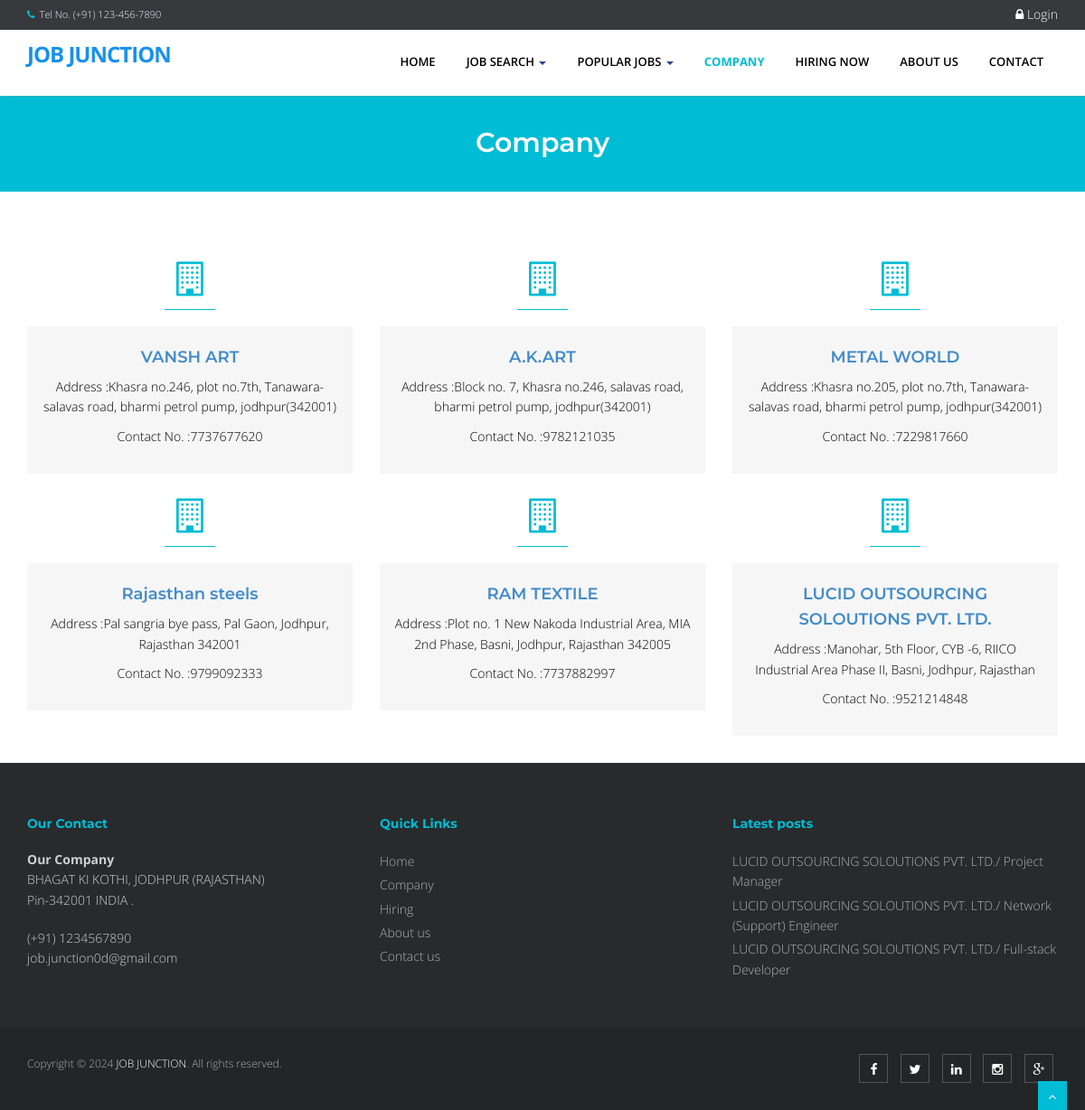
Page /index.php?q=company on the committed database.
### tables this page shows
CREATE TABLE `tblcompany` (
  `COMPANYID` int(11) NOT NULL,
  `COMPANYNAME` varchar(90) NOT NULL,
  `COMPANYADDRESS` varchar(90) NOT NULL,
  `COMPANYCONTACTNO` varchar(30) NOT NULL,
  `COMPANYSTATUS` varchar(90) NOT NULL,
  `COMPANYMISSION` text NOT NULL
);

CREATE TABLE `tbljob` (
  `JOBID` int(11) NOT NULL,
  `COMPANYID` int(11) NOT NULL,
  `CATEGORY` varchar(250) NOT NULL,
  `OCCUPATIONTITLE` varchar(90) NOT NULL,
  `REQ_NO_EMPLOYEES` int(11) NOT NULL,
  `SALARIES` double NOT NULL,
  `DURATION_EMPLOYEMENT` varchar(90) NOT NULL,
  `QUALIFICATION_WORKEXPERIENCE` text NOT NULL,
  `JOBDESCRIPTION` text NOT NULL,
  `PREFEREDSEX` varchar(30) NOT NULL,
  `SECTOR_VACANCY` text NOT NULL,
  `JOBSTATUS` varchar(90) NOT NULL,
  `DATEPOSTED` datetime NOT NULL
);

### index.php (called while the page is built, shortened)
<?php
require_once("include/initialize.php");
$view = (isset($_GET['q']) && $_GET['q'] != '') ? $_GET['q'] : '';
switch ($view) {
	case 'company' :
        $title="Company";
		break;
}
require_once("theme/templates.php");
?>

### include/database.php (called while the page is built, shortened)
<?php
class Database {
	var $sql_string = '';
	private $conn;
	public function open_connection() {
		$this->conn = mysqli_connect(server,user,pass);
		if(!$this->conn){
			echo "Problem in database connection! Contact administrator!";
			exit();
		}else{
			$db_select = mysqli_select_db($this->conn,database_name);
		}
	}
	function setQuery($sql='') {
		$this->sql_string=$sql;
	}
	function executeQuery() {
		$result = mysqli_query($this->conn,$this->sql_string);
		return $result;
	}
	private function confirm_query($result) {
		return $result;
	}
	function loadResultList( $key='' ) {
		$cur = $this->executeQuery();
		$array = array();
		while ($row = mysqli_fetch_object($cur)) {
			if ($key) {
				$array[$row->$key] = $row;
			} else {
				$array[] = $row;
			}
		}
		return $array;
	}
}
$mydb = new Database();
?>

### company.php (the view)
<section id="content">
    <div class="container content">
    <div class="row">
        <?php
              $sql = "SELECT * FROM `tblcompany`";
              $mydb->setQuery($sql);
              $comp = $mydb->loadResultList();
              foreach ($comp as $company ) {
        ?>
                <div class="col-sm-4 info-blocks">
                    <i class="icon-info-blocks fa fa-building-o"></i>
                    <div class="info-blocks-in">
                        <h3><?php echo '<a href="'.web_root.'index.php?q=hiring&search='.$company->COMPANYNAME.'">'.$company->COMPANYNAME.'</a>';?></h3>
                        <p>Address :<?php echo $company->COMPANYADDRESS;?></p>
                        <p>Contact No. :<?php echo $company->COMPANYCONTACTNO;?></p>
                    </div>
                </div>
        <?php } ?>
     </div>
    </div>
</section>

### theme/templates.php (shortened to what this page needs)
<!DOCTYPE html>
<html lang="en">
<head>
    <link href="<?php echo web_root; ?>plugins/home-plugins/css/bootstrap.min.css" rel="stylesheet" />
    <link href="<?php echo web_root; ?>plugins/home-plugins/css/fancybox/jquery.fancybox.css" rel="stylesheet">
    <link href="<?php echo web_root; ?>plugins/home-plugins/css/flexslider.css" rel="stylesheet" />
    <link href="<?php echo web_root; ?>plugins/home-plugins/css/style.css" rel="stylesheet" />
    <link rel="stylesheet" href="<?php echo web_root;?>plugins/font-awesome/css/font-awesome.min.css">
    <link rel="stylesheet" href="<?php echo web_root;?>plugins/dataTables/jquery.dataTables.min.css">
    <link rel="stylesheet" href="<?php echo web_root;?>plugins/dataTables/jquery.dataTables_themeroller.css">
    <link href="<?php echo web_root; ?>plugins/datepicker/bootstrap-datetimepicker.min.css" rel="stylesheet"
        media="screen">
    <link href="<?php echo web_root; ?>plugins/datepicker/datepicker3.css" rel="stylesheet" media="screen">
</head>
<body>
    <div id="wrapper" class="home-page">
        <header>
            <div class="topbar navbar-fixed-top">
                <div class="container">
                    <div class="row">
                        <div class="col-md-12">
                            <p class="pull-left hidden-xs"><i class="fa fa-phone"></i>Tel No. (+91) 123-456-7890</p>
                            <?php if (isset($_SESSION['APPLICANTID'])) {
                   $sql = "SELECT count(*) as 'COUNTNOTIF' FROM `tbljob` ORDER BY `DATEPOSTED` DESC";
                   $mydb->setQuery($sql);
                   $showNotif = $mydb->loadSingleResult();
                   $notif =isset($showNotif->COUNTNOTIF) ? $showNotif->COUNTNOTIF : 0;
                   $applicant = new Applicants();
                   $appl  = $applicant->single_applicant($_SESSION['APPLICANTID']);
                   $sql ="SELECT count(*) as 'COUNT' FROM `tbljobregistration` WHERE `PENDINGAPPLICATION`=0 AND `HVIEW`=0 AND `APPLICANTID`='{$appl->APPLICANTID}'";
                   $mydb->setQuery($sql);
                   $showMsg = $mydb->loadSingleResult();
                   $msg =isset($showMsg->COUNT) ? $showMsg->COUNT : 0;
                   echo ' <p class="pull-right login"><a title="View Notification(s)" href="'.web_root.'applicant/index.php?view=notification"> <i class="fa fa-bell-o"></i> <span class="label label-success">'.$notif.'</span></a> | <a title="View Message(s)" href="'.web_root.'applicant/index.php?view=message"> <i class="fa fa-envelope-o"></i> <span class="label label-success">'.$msg.'</span></a> | <a title="View Profile" href="'.web_root.'applicant/"> <i class="fa fa-user"></i> Howdy, '. $appl->FNAME. ' '.$appl->LNAME .' </a> | <a href="'.web_root.'logout.php">  <i class="fa fa-sign-out"> </i>Logout</a> </p>';
                   }else{ ?>
                            <p class="pull-right login"><a data-target="#myModal" data-toggle="modal" href=""> <i
                                        class="fa fa-lock"></i> Login </a></p>
                            <?php } ?>
                        </div>
                    </div>
                </div>
            </div>
            <div style="min-height: 30px;"></div>
            <div class="navbar navbar-default navbar-static-top">
                <div class="container">
                    <div class="navbar-header">
                        <a class="navbar-brand" href="<?php echo web_root; ?>index.php">JOB JUNCTION
                        </a>
                    </div>
                    <div class="navbar-collapse collapse ">
                        <ul class="nav navbar-nav">
                            <li class="<?php echo !isset($_GET['q'])? 'active' :''?>"><a
                                    href="<?php echo web_root; ?>index.php">Home</a></li>
                            <li class="dropdown">
                                <a href="#" data-toggle="dropdown" class="dropdown-toggle">Job Search <b
                                        class="caret"></b></a>
                            </li>
                            <li
                                class="dropdown <?php  if(isset($_GET['q'])) { if($_GET['q']=='category'){ echo 'active'; }else{ echo ''; }}  ?>">
                                <a href="#" data-toggle="dropdown" class="dropdown-toggle">Popular Jobs <b
                                        class="caret"></b></a>
                                    <?php
                           $sql = "SELECT * FROM `tblcategory` LIMIT 10";
                           $mydb->setQuery($sql);
                           ?>
                            </li>
                            <li
                                class="<?php  if(isset($_GET['q'])) { if($_GET['q']=='company'){ echo 'active'; }else{ echo ''; }}  ?>">
                                <a href="<?php echo web_root; ?>index.php?q=company">Company</a>
                            </li>
                            <li
                                class="<?php  if(isset($_GET['q'])) { if($_GET['q']=='hiring'){ echo 'active'; }else{ echo ''; }} ?>">
                                <a href="<?php echo web_root; ?>index.php?q=hiring">Hiring Now</a>
                            </li>
                            <li
                                class="<?php  if(isset($_GET['q'])) { if($_GET['q']=='About'){ echo 'active'; }else{ echo ''; }}  ?>">
                                <a href="<?php echo web_root; ?>index.php?q=About">About Us</a>
                            </li>
                            <li
                                class="<?php  if(isset($_GET['q'])) { if($_GET['q']=='Contact'){ echo 'active'; }else{ echo ''; }}  ?>">
                                <a href="<?php echo web_root; ?>index.php?q=Contact">Contact</a>
                            </li>
                        </ul>
                    </div>
                </div>
            </div>
        </header>
        <?php
     if (isset($_GET['q'])) {
       echo '<section id="inner-headline">
           <div class="container">
               <div class="row">
                   <div class="col-lg-12">
                       <h2 class="pageTitle">'.$title.'</h2>
                   </div>
               </div>
           </div>
           </section>';
     }
      require_once $content;
       ?>
        <footer>
            <div class="container">
                <div class="row">
                    <div class="col-md-4 col-sm-4">
                        <div class="widget">
                            <h5 class="widgetheading">Our Contact</h5>
                            <address>
                                <strong>Our Company</strong><br>
                                BHAGAT KI KOTHI, JODHPUR (RAJASTHAN)<br>
                                Pin-342001 INDIA .
                            </address>
                            <p>
                                <i class="icon-phone"></i> (+91) 1234567890 <br>
                                <i class="icon-envelope-alt"></i> job.junction0d@gmail.com
                            </p>
                        </div>
                    </div>
                    <div class="col-md-4 col-sm-4">
                        <div class="widget">
                            <h5 class="widgetheading">Quick Links</h5>
                            <ul class="link-list">
                                <li><a href="<?php echo web_root; ?>index.php">Home</a></li>
                                <li><a href="<?php echo web_root; ?>index.php?q=company">Company</a></li>
                                <li><a href="<?php echo web_root; ?>index.php?q=hiring">Hiring</a></li>
                                <li><a href="<?php echo web_root; ?>index.php?q=About">About us</a></li>
                                <li><a href="<?php echo web_root; ?>index.php?q=Contact">Contact us</a></li>
                            </ul>
                        </div>
                    </div>
                    <div class="col-md-4 col-sm-4">
                        <div class="widget">
                            <h5 class="widgetheading">Latest posts</h5>
                            <ul class="link-list">
                                <?php
                 $sql = "SELECT * FROM `tblcompany` c,`tbljob` j WHERE c.`COMPANYID`=j.`COMPANYID`   ORDER BY DATEPOSTED DESC LIMIT 3" ;
                 $mydb->setQuery($sql);
                 $cur = $mydb->loadResultList();
                 foreach ($cur as $result) {
                   echo ' <li><a href="'.web_root.'index.php?q=viewjob&search='.$result->JOBID.'">'.$result->COMPANYNAME . '/ '. $result->OCCUPATIONTITLE .'</a></li>';
                 }
             ?>
                            </ul>
                        </div>
                    </div>
                </div>
            </div>
            <div id="sub-footer">
                <div class="container">
                    <div class="row">
                        <div class="col-lg-6">
                            <div class="copyright">
                                <p>
                                    <span> Copyright &copy; 2024 <a href="#">JOB JUNCTION</a>.</strong> All rights
           reserved.
                                </p>
                            </div>
                        </div>
                        <div class="col-lg-6">
                            <ul class="social-network">
                                <li><a href="#" data-placement="top" title="Facebook"><i
                                            class="fa fa-facebook"></i></a></li>
                                <li><a href="#" data-placement="top" title="Twitter"><i class="fa fa-twitter"></i></a>
                                </li>
                                <li><a href="#" data-placement="top" title="Linkedin"><i
                                            class="fa fa-linkedin"></i></a></li>
                                <li><a href="#" data-placement="top" title="Instagram"><i
                                            class="fa fa-instagram"></i></a></li>
                                <li><a href="#" data-placement="top" title="Google plus"><i
                                            class="fa fa-google-plus"></i></a></li>
                            </ul>
                        </div>
                    </div>
                </div>
            </div>
        </footer>
    </div>
    <a href="#" class="scrollup"><i class="fa fa-angle-up active"></i></a>
</body>
</html>

### theme/templates.php (style rules this page uses)
#content { min-height: 400px; color: #000; }
.login a { font-size: 14px; color: #fff; padding: 0px; }

### rows in the picture
tblcompany: COMPANYNAME "VANSH ART", COMPANYADDRESS "Khasra no.246, plot no.7th, Tanawara-salavas road, bharmi petrol pump, jodhpur(342001)", COMPANYCONTACTNO "7737677620"
tblcompany: COMPANYNAME "A.K.ART", COMPANYADDRESS "Block no. 7, Khasra no.246, salavas road, bharmi petrol pump, jodhpur(342001)", COMPANYCONTACTNO "9782121035"
tblcompany: COMPANYNAME "METAL WORLD", COMPANYADDRESS "Khasra no.205, plot no.7th, Tanawara-salavas road, bharmi petrol pump, jodhpur(342001)", COMPANYCONTACTNO "7229817660"
tblcompany: COMPANYNAME "Rajasthan steels", COMPANYADDRESS "Pal sangria bye pass, Pal Gaon, Jodhpur, Rajasthan 342001", COMPANYCONTACTNO "9799092333"
tblcompany: COMPANYNAME "RAM TEXTILE", COMPANYADDRESS "Plot no. 1 New Nakoda Industrial Area, MIA 2nd Phase, Basni, Jodhpur, Rajasthan 342005", COMPANYCONTACTNO "7737882997"
tblcompany: COMPANYNAME "LUCID OUTSOURCING SOLOUTIONS PVT. LTD.", COMPANYADDRESS "Manohar, 5th Floor, CYB -6, RIICO Industrial Area Phase II, Basni, Jodhpur, Rajasthan", COMPANYCONTACTNO "9521214848"
tbljob: COMPANYID.COMPANYNAME "LUCID OUTSOURCING SOLOUTIONS PVT. LTD.", OCCUPATIONTITLE "Project Manager"
tbljob: COMPANYID.COMPANYNAME "LUCID OUTSOURCING SOLOUTIONS PVT. LTD.", OCCUPATIONTITLE "Network (Support) Engineer"
tbljob: COMPANYID.COMPANYNAME "LUCID OUTSOURCING SOLOUTIONS PVT. LTD.", OCCUPATIONTITLE "Full-stack Developer"

### other values in the picture
$title "Company"
